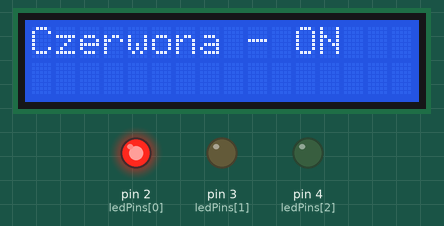
This sketch was run on a simulated Arduino Uno, built with avr-gcc and run on an emulated ATmega328P. On the bench: 16×2 character LCD, output pins drawn as LEDs (lit = HIGH). What the sketch prints to the serial monitor is not drawn.

Above: at 0.1 s.
At 2.1 s:
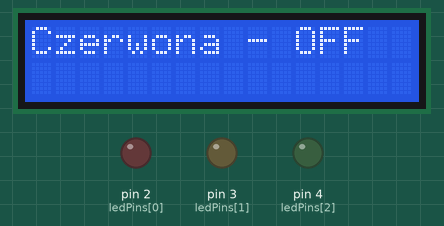
At 4.1 s:
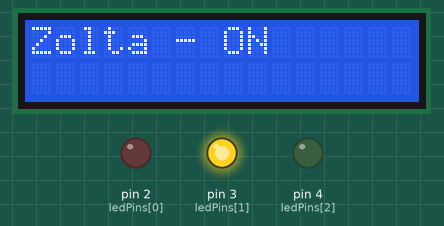
At 6.1 s:
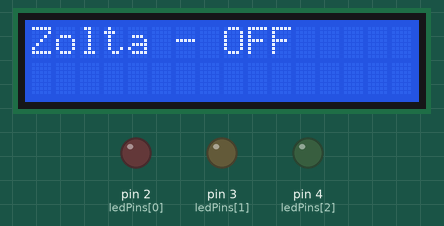
At 8.1 s:
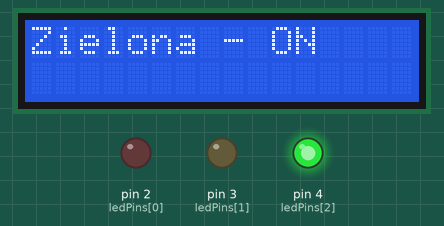
At 10.1 s:
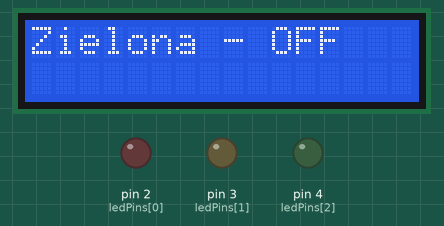
Timing chart, 0 to 39.5 s (numbered marks = the images above):
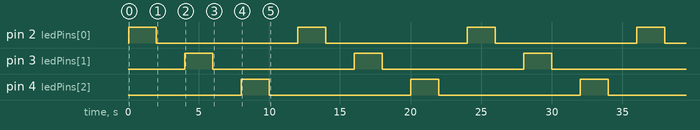

The sketch:

sketch.ino
```cpp
#include <Wire.h>
#include <LiquidCrystal_I2C.h>

LiquidCrystal_I2C lcd(0x27, 16, 2);  // Adres I2C może być inny

const int ledPins[] = {2, 3, 4};  // Piny do diod LED
const char* ledNames[] = {"Czerwona", "Zolta", "Zielona"};
int ledIndex = 0;  // Aktualny indeks diody, czerwona dioda jest pierwsza
bool ledState = true;  // Stan diody, true oznacza, że czerwona dioda zapali się na początku
unsigned long previousMillis = 0;
const long interval = 2000;  // Interwał zmiany stanów

void setup() {
  lcd.init();
  lcd.backlight();
  Serial.begin(9600);
  for (int i = 0; i < 3; i++) {
    pinMode(ledPins[i], OUTPUT);
  }
  // Zapal początkową diodę na starcie
  digitalWrite(ledPins[ledIndex], HIGH);
  lcd.print(ledNames[ledIndex]);
  lcd.print(" - ON");
  Serial.println(String(ledNames[ledIndex]) + " - ON");
}

void loop() {
  unsigned long currentMillis = millis();
  if (currentMillis - previousMillis >= interval) {
    previousMillis = currentMillis;

    // Wyłączenie bieżącej diody
    digitalWrite(ledPins[ledIndex], LOW);
    lcd.clear();
    lcd.print(ledNames[ledIndex]);
    lcd.print(" - OFF");
    Serial.println(String(ledNames[ledIndex]) + " - OFF");

    if (!ledState) {
      ledIndex = (ledIndex + 1) % 3;  // Przejście do następnej diody
    }

    // Zmiana stanu diody
    ledState = !ledState;
    digitalWrite(ledPins[ledIndex], ledState ? HIGH : LOW);

    // Aktualizacja stanu diody na ON w LCD i monitorze szeregowym
    if (ledState) {
      lcd.clear();
      lcd.print(ledNames[ledIndex]);
      lcd.print(" - ON");
      Serial.println(String(ledNames[ledIndex]) + " - ON");
    }
  }
}
```

Measured:
- by itself, pin 2 (ledPins[0]), pin 3 (ledPins[1]), pin 4 (ledPins[2]): alternates HIGH for 2.0 s and LOW for 10.0 s
- by itself, everything shown: repeats every 12.0 s, in 6 steps
- what the display in image 1 shows lasts 2.0 s, from 2.0 s to 4.0 s
